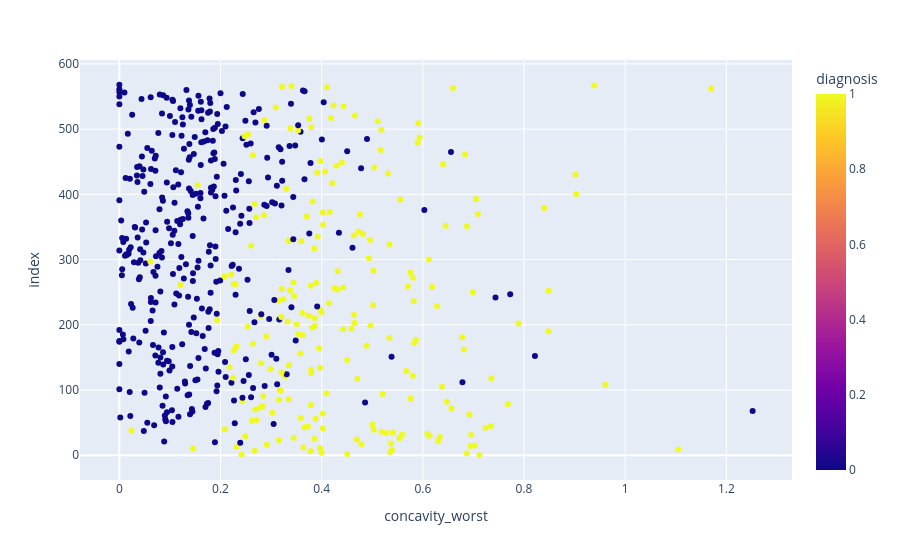

The code cell stored with this chart in its notebook:
### Code cell
px.scatter(data_frame=data, x='concavity_worst', color='diagnosis')

### Figure 1 — Plotly figure (JSON) as saved in the notebook; plotly's stock layout.template omitted (floating-point values rounded to 4 significant figures; data arrays with more than 128 entries replaced by an {"elided": "..."} marker saying what was removed)
{"data": [{"hovertemplate": "concavity_worst=%{x}<br>index=%{y}<br>diagnosis=%{marker.color}<extra></extra>", "legendgroup": "", "marker": {"color": {"elided": "569 int values"}, "coloraxis": "coloraxis", "symbol": "circle"}, "mode": "markers", "name": "", "orientation": "h", "showlegend": false, "type": "scatter", "x": {"elided": "569 float values"}, "xaxis": "x", "y": {"elided": "569 int values"}, "yaxis": "y"}], "layout": {"coloraxis": {"colorbar": {"title": {"text": "diagnosis"}}, "colorscale": [[0, "#0d0887"], [0.1111, "#46039f"], [0.2222, "#7201a8"], [0.3333, "#9c179e"], [0.4444, "#bd3786"], [0.5556, "#d8576b"], [0.6667, "#ed7953"], [0.7778, "#fb9f3a"], [0.8889, "#fdca26"], [1, "#f0f921"]]}, "legend": {"tracegroupgap": 0}, "margin": {"t": 60}, "xaxis": {"anchor": "y", "domain": [0, 1], "title": {"text": "concavity_worst"}}, "yaxis": {"anchor": "x", "domain": [0, 1], "title": {"text": "index"}}}}
